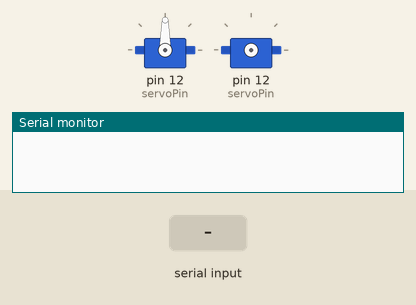
Simulated run of this sketch. Board: Arduino Uno, built with avr-gcc and run on an emulated ATmega328P. On the bench: 2 × servo, the last lines printed to the serial monitor. The inputs (shaded band) are chosen by the test bench.

Above: at 1.7 s.
1.8 s: "90,45\n" received over Serial
At 3.1 s:
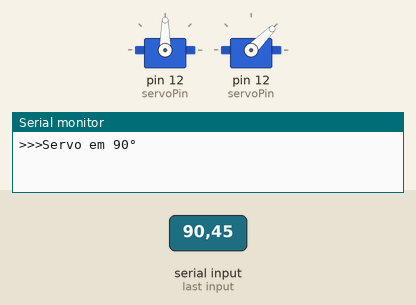
4.3 s: "30,150\n" received over Serial
At 6.2 s:
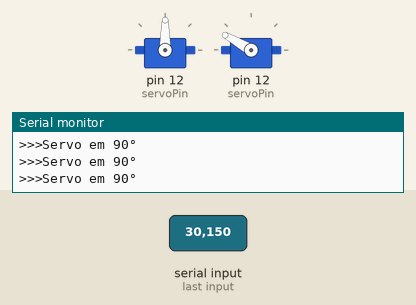
6.8 s: "90\n" received over Serial
At 10.0 s:
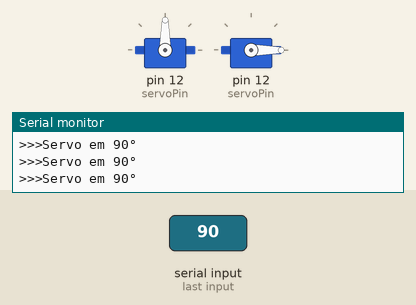
Timing chart, 0 to 11.5 s (numbered marks = the images above; inputs shaded):
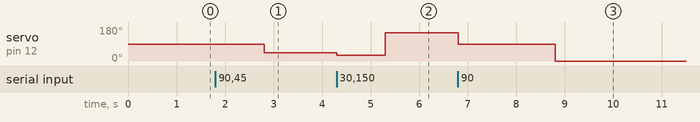

The sketch:

contole_de_servo_pela_serial.ino
```cpp
#include <Servo.h>

#define servoPin 12    //Definindo o hardware (servo conectado ao digital 12 do Arduino

Servo eixoZ;        //Cria um objeto para o servo motor utilizado


void setup()
{
  Serial.begin(9600);
  pinMode(servoPin, OUTPUT);

  eixoZ.attach(servoPin);    //Instancia o servo ao pino digital 12
  eixoZ.write(90);
  delay(500);
  eixoZ.detach();

  //teste();
}

void loop()
{
  int pos;
  String msg = ">>>Servo em ";

  if(Serial.available()) {
    pos = Serial.parseInt();

    if(pos >= 0 && pos <= 180) {
      posiciona(eixoZ, servoPin, pos);
      Serial.println(msg + eixoZ.read() + "°");
      //Serial.println(msg + (pos) + "°");
    }
    else
      Serial.println("Valor invalido!");

  delay(500);
  }
}


void posiciona(Servo s, int pino_do_servo, int pos) {
  s.attach(pino_do_servo);
  s.write(pos);
  delay(500);
  s.detach();
}


void teste() {
  for(int pos=0; pos<=180; pos+=5) {
    posiciona(eixoZ, servoPin, pos);
    delay(100);
  }
}
```

Measured:
- after the input at 1.8 s, servo on pin 12 (servoPin): 90° → 45° after 1.0 s
- after the input at 4.3 s, servo on pin 12 (servoPin): 45° → 30° at once, → 150° 1.0 s later
- after the input at 6.8 s, servo on pin 12 (servoPin): 150° → 90° at once, → 0° 2.0 s later
